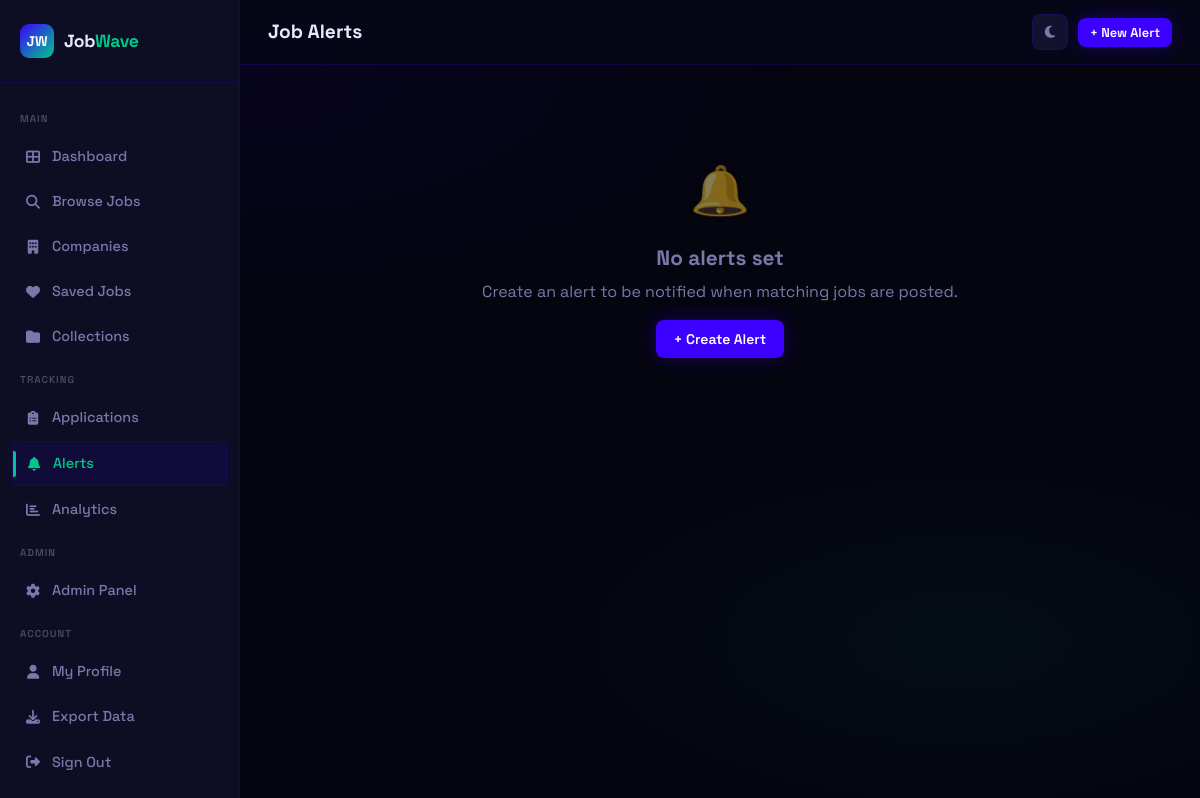
The app's page /alerts (signed in), older data.
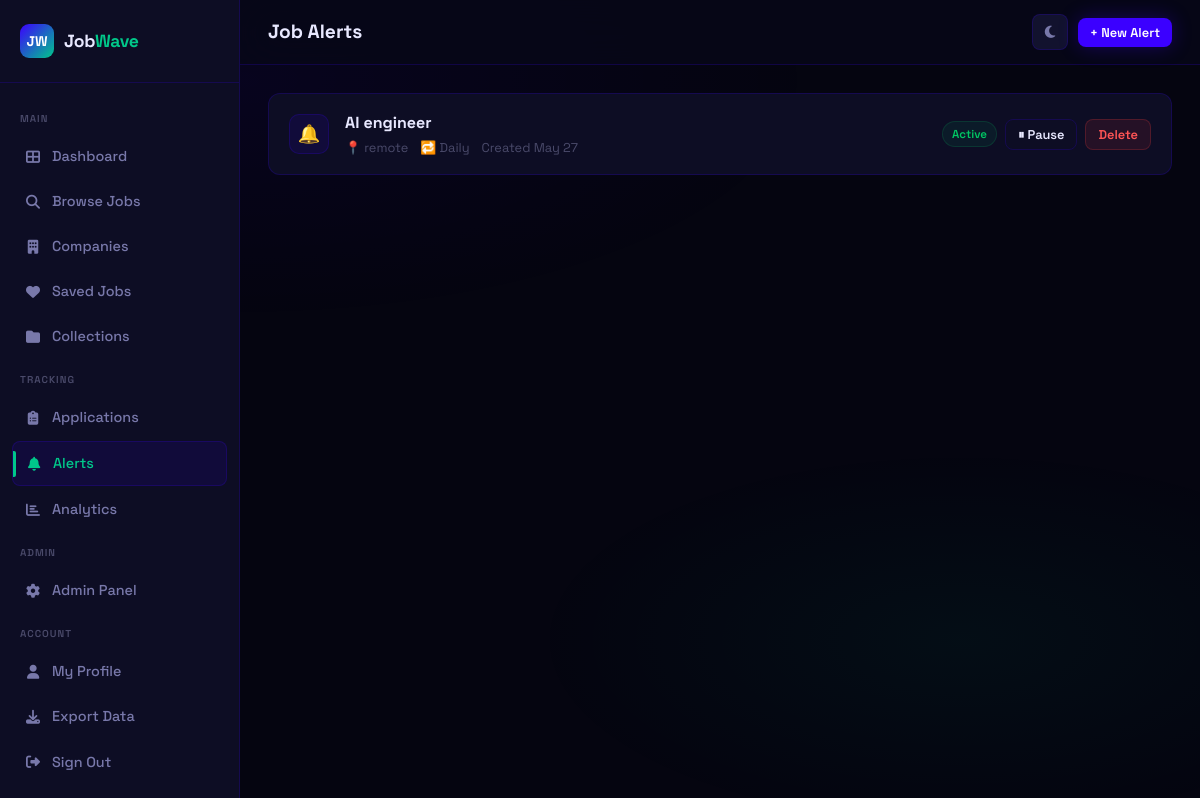
The same page, newer data.
### app.py (models this page shows)
class Alert(db.Model):
    id = db.Column(db.Integer, primary_key=True)
    user_id = db.Column(db.Integer, db.ForeignKey('user.id'), nullable=False)
    keyword = db.Column(db.String(200), nullable=False)
    location = db.Column(db.String(200))
    job_type = db.Column(db.String(50))
    frequency = db.Column(db.String(20), default='daily')  # daily | weekly
    is_active = db.Column(db.Boolean, default=True)
    created_at = db.Column(db.DateTime, default=datetime.utcnow)
    last_sent = db.Column(db.DateTime)

### app.py (the view)
@app.route('/alerts')
@login_required
def alerts():
    user_alerts = Alert.query.filter_by(user_id=current_user.id).order_by(Alert.created_at.desc()).all()
    return render_template('alerts.html', alerts=user_alerts)

### app.py (called while the page is built)
@login_manager.user_loader
def load_user(user_id):
    return User.query.get(int(user_id))

    @property
    def is_authenticated(self): return True

### templates/alerts.html (shortened to what this page needs)
{% extends 'base.html' %}
{% block page_title %}Job Alerts{% endblock %}
{% block topbar_actions %}
<button class="btn btn-primary btn-sm" data-modal-open="alert-modal">+ New Alert</button>
{% endblock %}
{% block content %}
{% if alerts %}
<div style="display:flex;flex-direction:column;gap:10px;">
  {% for alert in alerts %}
  <div class="card alert-row" style="display:flex;align-items:center;gap:16px;flex-wrap:wrap;padding:16px 20px;">
    <div style="width:40px;height:40px;border-radius:10px;background:var(--indigo-dim);border:1px solid var(--border);display:flex;align-items:center;justify-content:center;font-size:18px;flex-shrink:0;">🔔</div>
    <div style="flex:1;min-width:200px;">
      <div style="font-weight:700;margin-bottom:2px;">{{ alert.keyword }}</div>
      <div style="font-size:0.8rem;color:var(--text-muted);display:flex;gap:12px;flex-wrap:wrap;">
        {% if alert.location %}<span>📍 {{ alert.location }}</span>{% endif %}
        <span>🔁 {{ alert.frequency|title }}</span>
        <span>Created {{ alert.created_at.strftime('%b %d') }}</span>
      </div>
    </div>
    <div style="display:flex;align-items:center;gap:8px;">
      <span class="badge {% if alert.is_active %}badge-green{% else %}badge-gray{% endif %}">
        {{ 'Active' if alert.is_active else 'Paused' }}
      </span>
      <button class="btn btn-outline btn-sm alert-toggle" data-alert-id="{{ alert.id }}">
        {{ '⏸ Pause' if alert.is_active else '▶ Resume' }}
      </button>
      <button class="btn btn-danger btn-sm delete-alert-btn" data-alert-id="{{ alert.id }}">Delete</button>
    </div>
  </div>
  {% endfor %}
</div>
{% else %}
<div class="empty-state">
  <div class="empty-icon">🔔</div>
  <h3>No alerts set</h3>
  <p>Create an alert to be notified when matching jobs are posted.</p>
  <button class="btn btn-primary" style="margin-top:16px;" data-modal-open="alert-modal">+ Create Alert</button>
</div>
{% endif %}
{% endblock %}

Row changes from the older to the newer data that the page shows:
added Alert: keyword "AI engineer", location "remote", frequency "Daily", created_at "May 27", is_active "Active", is_active "⏸ Pause"
Text that changed along with them:
text no longer shown: "🔔 No alerts set Create an alert to be notified when matching jobs are posted. + Create Alert"
